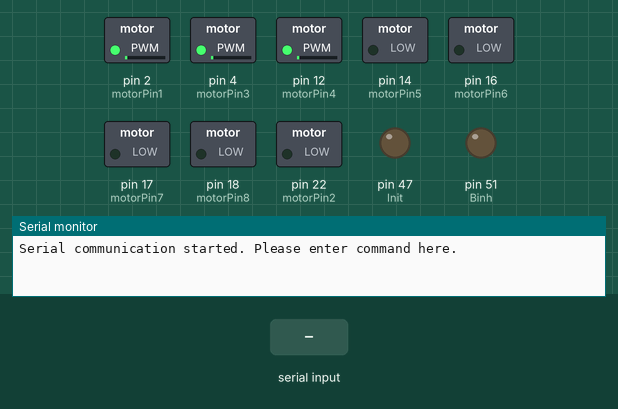
This sketch was run on a simulated Arduino Mega 2560, built with avr-gcc and run on an emulated ATmega2560. Parts: switched loads named in the sketch (green lamp = pin HIGH), output pins drawn as LEDs (lit = HIGH), the last lines printed to the serial monitor. The inputs (shaded band) are chosen by the test bench.

Above: at 1.2 s.
1.3 s: "SM 1\n" received over Serial
At 2.3 s:
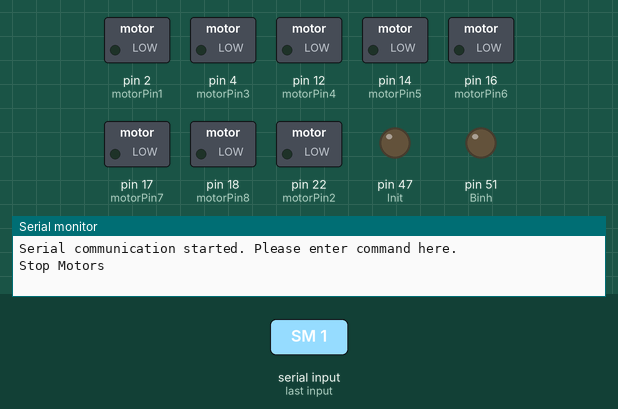
3.5 s: "MF 1\n" received over Serial
At 4.9 s:
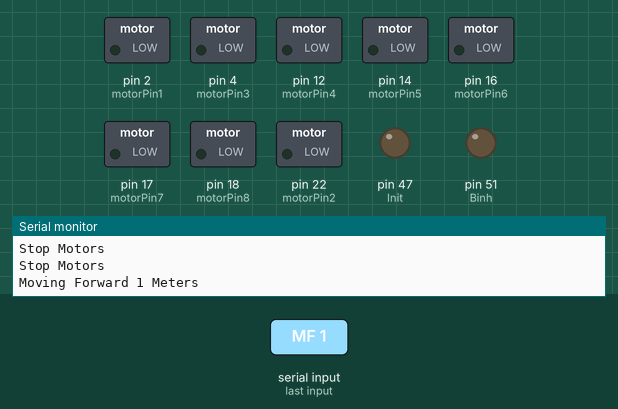
5.5 s: "MB 150\n" received over Serial
7.5 s: "MF\n" received over Serial
At 9.2 s:
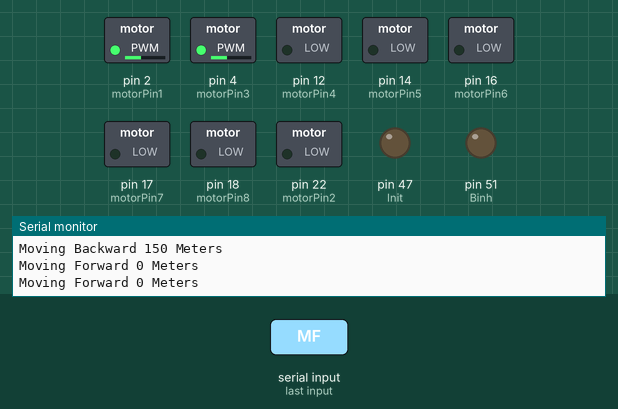
9.5 s: "SM 150\n" received over Serial
At 10.9 s:
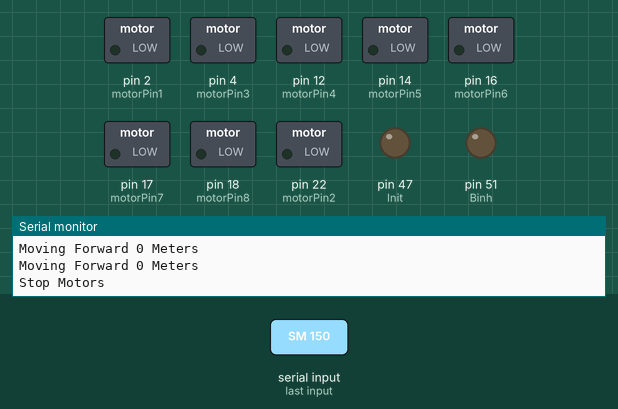
Timing chart, 0 to 12.5 s (numbered marks = the images above; inputs shaded):
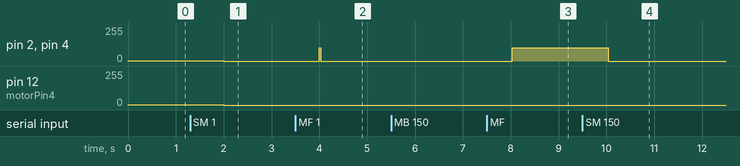

Measured:
- after the input at 1.3 s, pin 2 (motorPin1), pin 4 (motorPin3), pin 12 (motorPin4): 1/255 → 0/255 after 0.70 s
- after the input at 3.5 s, pin 2 (motorPin1), pin 4 (motorPin3): 0/255 → 100/255 after 0.50 s, → 0/255 0.03 s later
- after the input at 7.5 s, pin 2 (motorPin1), pin 4 (motorPin3): 0/255 → 100/255 after 0.54 s
- after the input at 9.5 s, pin 2 (motorPin1), pin 4 (motorPin3): 100/255 → 0/255 after 0.54 s

The sketch:

R1D4_Serial.ino
```cpp
#include "StopWatch.h"
#include <SPI.h>
#include <Ethernet.h>

// GLOBAL VARIABLES
int SensorPins[] = {31, 33, 35, 37}; // The Sonar Ranging Module accepts sensor nbr in binary format only. LSB = 31 and MSB = 37. Put them in an array for easy access in code
const int Init = 47, Echo = 49, Binh = 51; // Link pins 30, 44 & 46 to "Initialize", "Echo", and "BINH" signals respectively
StopWatch SW(StopWatch::MICROS); // StopWatch to measure time (in us)
volatile float TimeToEcho = 0; // This variable will be used to pass time values between ISR and code (in us)

// GLOBAL CONSTANTS FOR MOTOR CONTROL
const int motorPin1 = 2;
const int motorPin2 = 22;
const int motorPin3 = 4;
const int motorPin4 = 12;
const int motorPin5 = 14;
const int motorPin6 = 16; // Changed from 7
const int motorPin7 = 17; // Changed from 8
const int motorPin8 = 18; // Changed from 9
// Buffer for state of robot
//only one state at a time
//RFS = 0
//SM = 1
//MF = 2
//MB = 3
//SCO = 4
//SC = 5
String state = "";

// SERVER SETUP
byte mac[] = {0x90, 0xA2, 0xDA, 0x0E, 0xF5, 0xFB}; // MAC address usually on a sticker underneath the ethernet board
IPAddress ip(192, 168, 0, 177); // IP address of ethernet shield. Choose a unique IP inside your network
IPAddress gateway(192, 168, 0, 254); // Gateway IP of network
IPAddress subnet(255, 255, 255, 0); // Subnet IP of network
EthernetServer server(23); // telnet defaults to port 23

// COMMUNICATION MODE FLAG
bool useTelnet = false; // Set this to false if you want to use Serial instead

void setup() {
    // Initialize pins
    for (int i = 0; i < 4; i++) { pinMode(SensorPins[i], OUTPUT); }
    pinMode(Init, OUTPUT);
    pinMode(Echo, INPUT);
    pinMode(Binh, OUTPUT);
    attachInterrupt(digitalPinToInterrupt(Echo), EchoDetected, RISING);

    // Motor control pins initialization
    analogWrite(motorPin1, OUTPUT);
    analogWrite(motorPin2, OUTPUT);
    analogWrite(motorPin3, OUTPUT);
    analogWrite(motorPin4, OUTPUT);
    analogWrite(motorPin5, OUTPUT);
    analogWrite(motorPin6, OUTPUT);
    analogWrite(motorPin7, OUTPUT);
    analogWrite(motorPin8, OUTPUT);

    // Begin network or serial based on mode
    if (useTelnet) {
        Ethernet.begin(mac, ip, gateway, subnet);
        server.begin();
    } else {
        Serial.begin(115200);
        Serial.println("Serial communication started. Please enter command here.");
    }
}

// MAIN LOOP
void loop() {
  Serial.println(state);
    // if (useTelnet) {
    //     EthernetClient client = server.available();
    //     if (client) {
    //         client.println("Hello, client! Please enter a command.");
    //         while (client.connected()) {
    //             if (client.available()) {
    //                 String ClientCommand = GetCommandFromClient(client);
    //                 ProcessCommand(ClientCommand, client);
    //             }
    //         }
    //         client.stop();
    //     }
    // } else {
    if (Serial.available() > 0) {
        //Serial.println("Serial data detected!");
        String SerialCommand = Serial.readStringUntil('\n');
        SerialCommand.trim();
        if (SerialCommand.length() > 0) {
           // Serial.print("Command received: ");
            //Serial.println(SerialCommand);

            // Add debug to ensure ProcessCommand is not clearing the buffer
            //Serial.println("Processing command...");
            ProcessCommand(SerialCommand, Serial);
        } else {
            //Serial.println("Received empty command.");
        }

        // Check if the buffer is unexpectedly cleared
        if (Serial.available() > 0) {
            //Serial.println("Warning: Data still in buffer!");
        } else {
           // Serial.println("Buffer empty as expected.");
        }

        //Serial.println("Waiting for the next command...");
    } else {
        //Serial.println("No serial data available.");
        delay(1000); // Avoid spamming the output
    }
}


// FUNCTION TO SELECT COMMAND PROCESSING
void ProcessCommand(String command, Print &output) {
    if (command.indexOf("RFS") != -1) {
        //output.println(ReadFromSensors(command));
        state = "Read From Sensors";
    } else if (command.indexOf("SM") != -1) {
        //Serial.println("Stop Motor");
        state = "Stop Motors";
        stopMotor();
    } else {
        String argument = command.substring(command.indexOf(" ") + 1);
        argument.replace(" ", "");
        if (command.indexOf("MF") != -1) {
            moveForward(argument.toInt());
            // Serial.print("Moving Forward ");
            // Serial.print(argument.toInt());
            // Serial.println(" Meters");
            state = "Moving Forward ";
            state.concat(argument.toInt());
            state.concat(" Meters");
        } else if (command.indexOf("MB") != -1) {
            moveBackward(argument.toInt());
            // Serial.print("Moving Backward ");
            // Serial.print(argument.toInt());
            // Serial.println(" Meters");
            state = "Moving Backward ";
            state.concat(argument.toInt());
            state.concat(" Meters");
        } else if (command.indexOf("SCO") != -1) {
            // Serial.print("Spin Counter Clockwise ");
            // spinCounter(argument.toInt());
            // Serial.print(argument.toInt());
            // Serial.println(" Degrees");
            spinCounter(argument.toInt());
            state = "Spin Counter Clockwise";
            state.concat(argument.toInt());
            state.concat(" Degrees");
        } else if (command.indexOf("SC") != -1) {
          // Serial.print("Spin Clockwise ");
          //   spinClock(argument.toInt());
          //   Serial.print(argument.toInt());
          //   Serial.println(" Degrees");
            spinClock(argument.toInt());
            state = "Spin Clockwise";
            state.concat(argument.toInt());
            state.concat(" Degrees");
        }
    }
   // Serial.println("\rDone! Enter new command.");
}

// MAIN FUNCTIONS

String ReadFromSensors(String ClientCommand){
  /* This function takes as input a string from client such as "RFS<sensor#, sensor#, ...>
  It will then decrypt the command and return the values from corresponding sensors */

  // Decrypt Client Command and get the number of sensors to be echoed
  ClientCommand = ClientCommand.substring(ClientCommand.indexOf("<") + 1);
  ClientCommand = ClientCommand.substring(0, ClientCommand.indexOf(">"));
  ClientCommand.replace(" ", "");
  int SeperatorAtIndex = ClientCommand.indexOf(",");
  int NbrOfSeparators = 0;
  while (SeperatorAtIndex != -1) {
    NbrOfSeparators = NbrOfSeparators + 1;
    SeperatorAtIndex = ClientCommand.indexOf(",", SeperatorAtIndex + 1);
  }

  // Read sensor numbers and then read distance from each one of them and send back to client
  int SensorNbrs[NbrOfSeparators + 1];
  float SensorReadings[NbrOfSeparators + 1];
  String Output = "";

  if (NbrOfSeparators == 0){
      SensorNbrs[0] = ClientCommand.toInt();
      SensorReadings[0] = GetDistance(SensorNbrs[0]);
      Output = (String)SensorReadings[0];
  } else {
      for (int i = 0; i < NbrOfSeparators + 1; i++){
          SensorNbrs[i] = ClientCommand.substring(0, ClientCommand.indexOf(",")).toInt();
          SensorReadings[i] = GetDistance(SensorNbrs[i]);
          Output = Output + (String)SensorReadings[i] + " ";
          ClientCommand = ClientCommand.substring(ClientCommand.indexOf(",") + 1);
      }
  }
  return Output;
}

// HELPER FUNCTIONS

float GetDistance(int SensorNbr){
  /* Decodes the sensor nbr from decimal (0 to 15) to binary, passes it to corresponding pins on the board, then
  reads distance from that sensor and returns it (in meters) */

  for (int i = 0; i < 4; i++){
    if (((SensorNbr/(int)pow(2, i)) % 2) == 1){digitalWrite(SensorPins[i], HIGH);} else {digitalWrite(SensorPins[i], LOW);}
  }

  // Declare needed variables
  const float BinhTime = 0.65;                   // BINH rise time (in ms). This signal reduces the blanking period
  const float SpeedOfSound = 340.29;             // Speed of sound (in m/s)
  const float MaxDistance = 5;                   // Max wanted distance to be echoed by sensor (in meters). The max recommended value is 10m (for accuracy reasons)
  const float MaxHearingTime = 2*MaxDistance/SpeedOfSound; // This is the maximum "hearing" time allowed (in seconds)
  float Distance = 0;

  // Calculate distance between sensor and obstacle (in meters) and return the value
  digitalWrite(Init, LOW); digitalWrite(Binh, LOW);
  delay(1); // Reset the interface
  SW.reset(); TimeToEcho = 0; digitalWrite(Init, HIGH); SW.start();// Bring Init signal to high and start the timer
  do {} while (SW.value() < BinhTime*1000); digitalWrite(Binh, HIGH); // Bring BINH sinal to high after BinhTime to reduce Blanking time -> read shorter distances
  do {} while (SW.value() < MaxHearingTime*1000000); // Wait for rising edge on Echo signal
  Distance = SpeedOfSound*TimeToEcho/2000000;
  return Distance;
}

void EchoDetected(){
  /* ISR for RISING edge on Echo signal, this detects when the sound wave gets back to the sensor and
  saves corresponding stopwatch value */

  TimeToEcho = SW.value();
}

String GetCommandFromClient(EthernetClient client){
  /* As long as the client hasn't pressed the 'Enter' key, the 'ClientCommand' string will keep building */

  String ClientCommand = "";
  char IncomingChar = (char)client.read();
  while (IncomingChar != '\n'){
    if (IncomingChar != (char)-1) {ClientCommand = ClientCommand + (String)IncomingChar;}
    IncomingChar = (char)client.read();
  }
  ClientCommand.trim();
  return ClientCommand;
}

// MOTOR CONTROL FUNCTIONS

void stopMotor(){
  analogWrite(motorPin1, 0);
  analogWrite(motorPin2, 0);
  analogWrite(motorPin3, 0);
  analogWrite(motorPin4, 0);
  analogWrite(motorPin5, 0);
  analogWrite(motorPin6, 0);
  analogWrite(motorPin7, 0);
  analogWrite(motorPin8, 0);
}
void moveForward(int distance){
  // we know from testing that robot speed is 36 cm/s
  analogWrite(motorPin1, 100);
  analogWrite(motorPin2, 100);
  analogWrite(motorPin3, 100);
  analogWrite(motorPin4, 0);
  analogWrite(motorPin5, 100);
  analogWrite(motorPin6, 100);
  analogWrite(motorPin7, 100);
  analogWrite(motorPin8, 100);
  if (distance != 0) {
    int delayTime; delayTime = 1000 * distance / 36;
  delay(delayTime);
  stopMotor();
  }
}
void moveBackward(int distance){
  // we know from testing that robot speed is 36 cm/s

  analogWrite(motorPin1, 100);
  analogWrite(motorPin2, 0);
  analogWrite(motorPin3, 100);
  analogWrite(motorPin4, 100);
  analogWrite(motorPin5, 100);
  analogWrite(motorPin6, 100);
  analogWrite(motorPin7, 100);
  analogWrite(motorPin8, 100);

  if (distance != 0) {
    int delayTime; delayTime = 1 * distance / 36;
    delay(delayTime); stopMotor();
  }
}
void spinClock(int angle){
  // we know from testing that a 90deg spin takes about 700ms

  int delayTime;
  delayTime = angle * 700 / 90;

  analogWrite(motorPin1, 100);
  analogWrite(motorPin2, 100);
  analogWrite(motorPin3, 100);
  analogWrite(motorPin4, 100);
  analogWrite(motorPin5, 100);
  analogWrite(motorPin6, 100);
  analogWrite(motorPin7, 100);
  analogWrite(motorPin8, 100);

  delay(delayTime); stopMotor();
}

void spinCounter(int angle){
  // we know from testing that a 90deg spin takes about 700ms

  int delayTime;
  delayTime = angle * 700 / 90;

  analogWrite(motorPin1, 100);
  analogWrite(motorPin2, 0);
  analogWrite(motorPin3, 100);
  analogWrite(motorPin4, 0);
  analogWrite(motorPin5, 0);
  analogWrite(motorPin6, 0);
  analogWrite(motorPin7, 0);
  analogWrite(motorPin8, 0);

  delay(delayTime); stopMotor();
}
```

StopWatch.cpp
```cpp
//
//    FILE: StopWatch.cpp
//  AUTHOR: Rob Tillaart
// VERSION: 0.1.03
// PURPOSE: Simple StopWatch library for Arduino
//
// The library is based upon millis() and therefore
// has the same restrictions as millis() has wrt overflow.
//
// HISTORY:
// 0.1.00 - 2011-01-04 initial version
// 0.1.01 - 2011-01-04 Added better state
// 0.1.02 - 2011-06-15 Added state() + #defines + lib version
// 0.1.03 - 2012-01-22 Added several improvements
//             By mromani & Rob Tillaart
//
// Released to the public domain
//

#include "StopWatch.h"

StopWatch::StopWatch(enum Resolution res)
{
    _res = res;
    switch(_res) {
        case MICROS:
            _gettime = micros;
            break;
        case MILLIS:
            _gettime = millis;
            break;
        case SECONDS:
            _gettime = seconds;
            break;
        default:
            _gettime = millis;
            break;
    }
    reset();
}

void StopWatch::reset()
{
    _state = StopWatch::RESET;
    _starttime = _stoptime = 0;
}

void StopWatch::start()
{
    if (_state == StopWatch::RESET || _state == StopWatch::STOPPED)
    {
        _state = StopWatch::RUNNING;
        unsigned long t = _gettime();
        _starttime += t - _stoptime;
        _stoptime = t;
    }
}

unsigned long StopWatch::value()
{
    if (_state == StopWatch::RUNNING) _stoptime = _gettime();
    return _stoptime - _starttime;
}

void StopWatch::stop()
{
    if (_state == StopWatch::RUNNING)
    {
        _state = StopWatch::STOPPED;
        _stoptime = _gettime();
    }
}

bool StopWatch::isRunning()
{
    return (_state == StopWatch::RUNNING);
}

enum StopWatch::State StopWatch::state()
{
    return _state;
}
// END OF FILE
```

StopWatch.h
```cpp
#ifndef StopWatch_h
#define StopWatch_h
//
//    FILE: StopWatch.h
//  AUTHOR: Rob Tillaart
// PURPOSE: Simple StopWatch library for Arduino
// HISTORY: See StopWatch.cpp
//     URL: http://playground.arduino.cc/Code/StopWatchClass
//
// Released to the public domain
//

#define STOPWATCH_LIB_VERSION "0.1.03"

#if ARDUINO >= 100
    #include "Arduino.h"
#else
    #include "WProgram.h"
#endif

class StopWatch
{
public:
    enum State { RESET, RUNNING, STOPPED };
    enum Resolution { MILLIS, MICROS, SECONDS };
    StopWatch(enum Resolution res = MILLIS);
    void start();
    void stop();
    void reset();
    unsigned long value();
    unsigned long elapsed() { return value(); };
    bool isRunning();
    enum State state();
    enum Resolution resolution() { return _res; };

private:
    enum State _state;
    enum Resolution _res;
    unsigned long _starttime;
    unsigned long _stoptime;
    unsigned long (*_gettime)(void);
    static unsigned long seconds() { return millis()/1000; };
};

#endif
// END OF FILE
```
